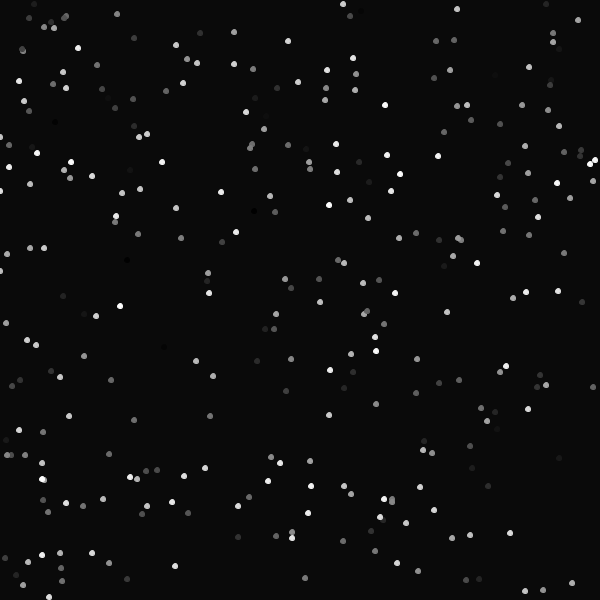
Frame 1 (no input)
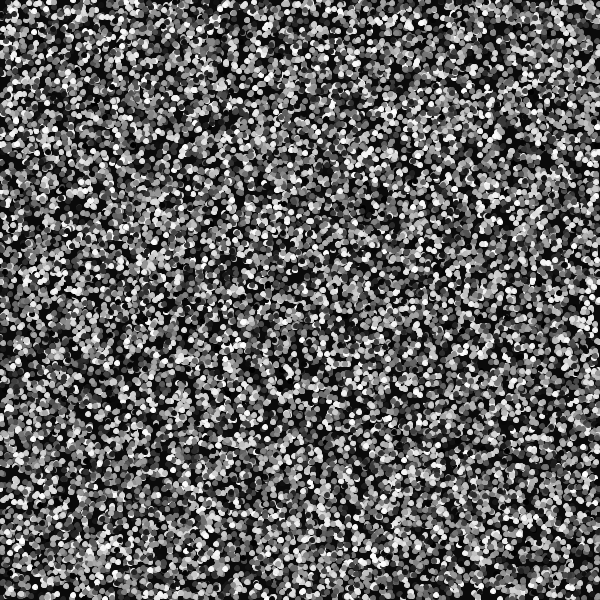
Frame 60 (the mouse pressed at the canvas centre just before this capture)
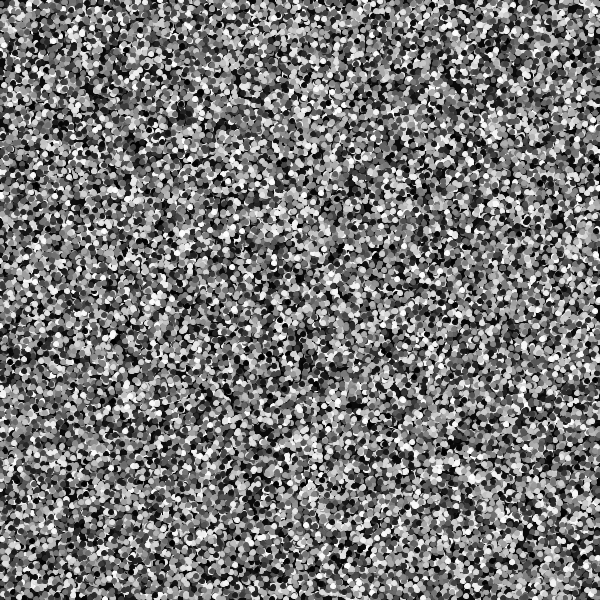
Frame 120 (the mouse held since frame 60 and released just before this capture)

The Processing sketch that drew these frames (run headless with seeded random() and noise(); from frame 60 on, the mouse is pressed at the canvas centre):

// Processing sketch: sketch_191117b
// ── sketch_191117b.pde
int x;
int y;
int  z;
void setup(){
    size(600,600);
    background(#0A0A0A);

}

void draw(){
for (int i = 0; i < 300; i++) {
  x = (int) random(600);
  y= (int) random(600);
  z = (int) random(255);
  fill(z);
  stroke(z);
  ellipse(x, y, 5,5);
}
}
